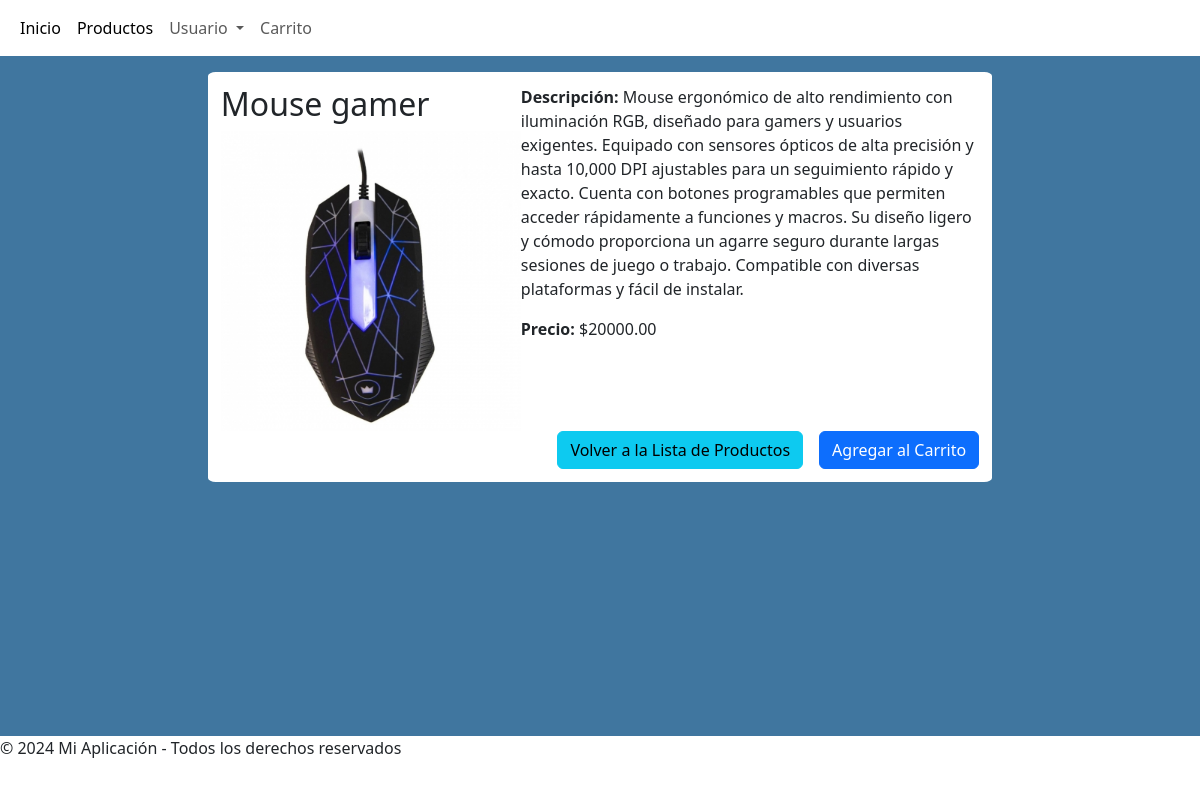
Screenshot of /products/detalle/1/ with the database file from the repository.
### products/models.py (models this page shows, shortened)
class Producto(models.Model):
    nombre = models.CharField(max_length=100)
    descripcion = models.TextField()
    precio = models.DecimalField(max_digits=10, decimal_places=2)
    imagen = models.ImageField(upload_to='imagenes_productos/')

### products/views.py (the view)
# urls.py: path('detalle/<int:producto_id>/', detalle_producto, name='detalle_producto'),
def detalle_producto(request, producto_id):
    producto = get_object_or_404(Producto, id=producto_id)
    return render(request, 'products/detalle_producto.html', {'producto': producto})

### Templates/products/detalle_producto.html (shortened to what this page needs)
{% extends 'base.html' %}
{% load static %}
{% block content %}
<div class="detalle">
    <div class="producto">
        <div>
            <h2>{{ producto.nombre }}</h2>
            {% if producto.imagen %}
                <img src="{{ producto.imagen.url }}" alt="{{ producto.nombre }}" style="max-width: 300px;">
            {% endif %}
        </div>
        <div>
            <p><strong>Descripción:</strong> {{ producto.descripcion }}</p>
            <p><strong>Precio:</strong> ${{ producto.precio }}</p>
        </div>
    </div>
    <div class="botones">
        <a href="{% url 'listar_productos' %}">
            <button class="btn btn-info">Volver a la Lista de Productos</button>
        </a>
        <form action="{% url 'agregar_al_carrito' producto.id %}" method="post">
            <button type="submit" class="btn btn-primary">Agregar al Carrito</button>
        </form>
    </div>
</div>
{% endblock %}

### static/Style/style.css (style rules this page uses)
.detalle { background-color: white; margin-inline: 8rem; display: flex; flex-direction: column; padding: .8rem; border-radius: 1%; }
.detalle .producto { display: flex; }
.detalle .botones { display: flex; gap: 1rem; justify-content: end; }

### rows the page displays
Producto: nombre "Mouse gamer", imagen (picture), descripcion "Mouse ergonómico de alto rendimiento con iluminación RGB, diseñado para gamers y usuarios exigentes. Equipado con sensores ópticos de alta precisión y hasta 10,000 DPI ajustables para un seguimiento rápido y exacto. Cuenta con botones programables que permiten acceder rápidamente a funciones y macros. Su diseño ligero y cómodo proporciona un agarre seguro durante largas sesiones de juego o trabajo. Compatible con diversas plataformas y fácil de instalar.", precio "20000.00"
